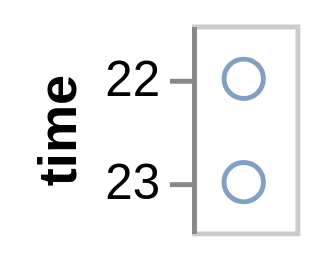

Source (Vega-Lite JSON):
### Vega specification from a JSON file in a GitHub repository (floating-point values rounded to 4 significant figures)
{"$schema": "https://vega.github.io/schema/vega/v3.0.json", "description": "Google's stock price over time.", "autosize": "pad", "padding": 5, "encode": {"update": {"stroke": {"value": "#ccc"}, "fill": {"value": "transparent"}}}, "data": [{"name": "source_0", "values": [{"date": "10 Oct 2011 22:48:00"}, {"date": "11 Oct 2022 23:00:00"}]}, {"name": "data_0", "source": "source_0", "transform": [{"type": "formula", "expr": "toDate(datum[\"date\"])", "as": "date"}, {"type": "formula", "as": "hours_date", "expr": "datetime(0, 0, 1, hours(datum[\"date\"]), 0, 0, 0)"}]}], "signals": [{"name": "width", "update": "21"}, {"name": "y_step", "value": 21}, {"name": "height", "update": "bandspace(domain('y').length, 1, 0.5) * y_step"}], "marks": [{"name": "marks", "type": "symbol", "clip": true, "role": "point", "from": {"data": "data_0"}, "encode": {"update": {"x": {"value": 10.5}, "y": {"scale": "y", "field": "hours_date"}, "stroke": {"value": "#4c78a8"}, "fill": {"value": "transparent"}, "opacity": {"value": 0.7}}}}], "scales": [{"name": "y", "type": "point", "domain": {"data": "data_0", "field": "hours_date", "sort": true}, "range": {"step": {"signal": "y_step"}}, "round": true, "padding": 0.5}], "axes": [{"title": "time", "scale": "y", "orient": "left", "zindex": 1, "encode": {"labels": {"update": {"text": {"signal": "timeFormat(datum.value, '%H')"}}}}}], "config": {"axis": {"quantitativeExtent": 30}}}
